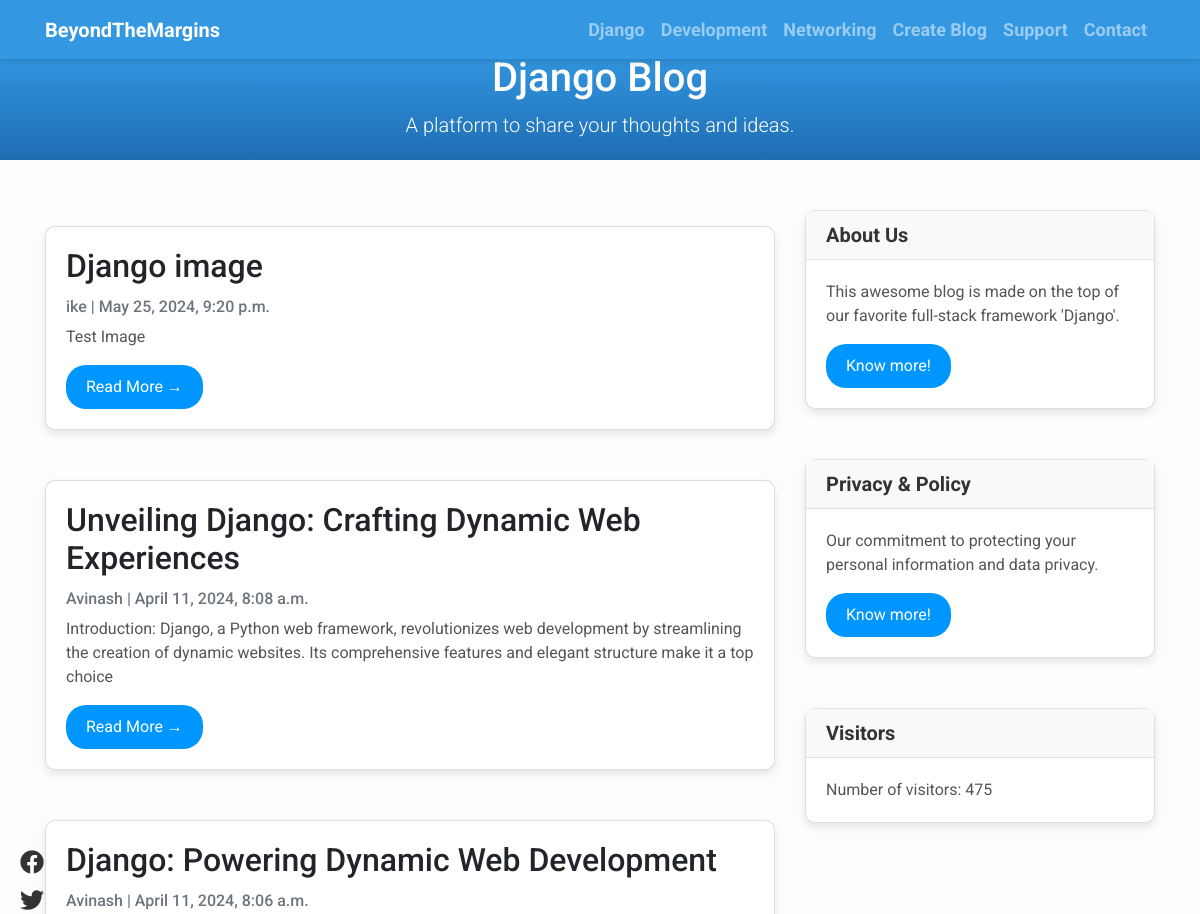
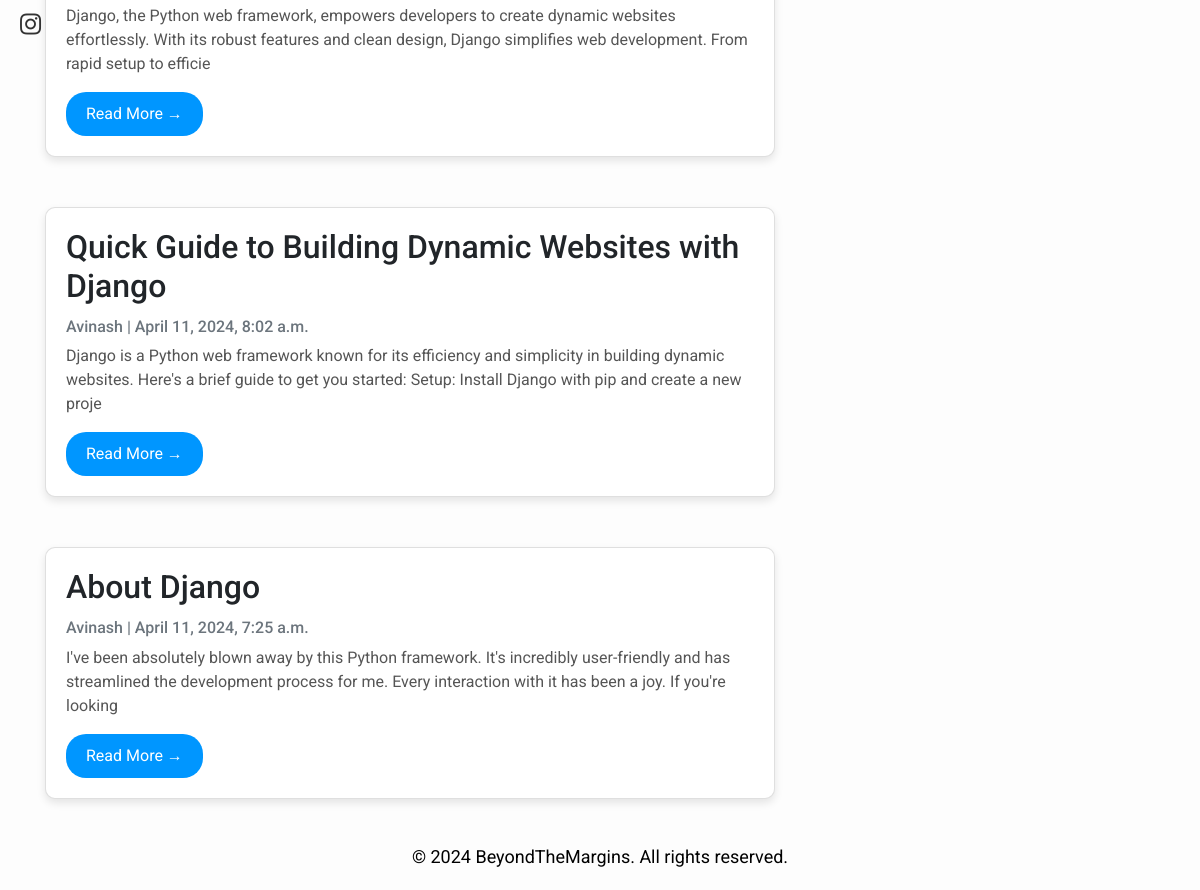
/django/, run on the app's committed database (2 pictures, top to bottom).
### Blog_app/models.py (models this page shows, shortened)
class Django(models.Model):
    title = models.CharField(max_length=200, unique=True)
    slug = models.SlugField(max_length=200, unique=True)
    author = models.ForeignKey(User, on_delete=models.CASCADE, related_name='blog_posts')
    updated_on = models.DateTimeField(auto_now=True)
    content = models.TextField()
    created_on = models.DateTimeField(auto_now_add=True)
    status = models.IntegerField(choices=STATUS, default=0)
    image = models.ImageField(upload_to='images/', blank=True, null=True)
    class Meta:
        ordering = ['-created_on']

class VisitCounter(models.Model):
    count = models.IntegerField(default=0)

### Blog_app/views.py (the view)
# urls.py: path('django/', views.DjangoList.as_view(), name='django'),
class DjangoList(generic.ListView):
    queryset = Django.objects.filter(status=1).order_by('-created_on')
    template_name = 'django.html'
    def get_context_data(self, **kwargs):
        context = super().get_context_data(**kwargs)
        visit_counter, created = VisitCounter.objects.get_or_create()
        if created:
            visit_counter.save()
        visit_counter.count += 1
        visit_counter.save()
        context['visit_counter'] = visit_counter
        return context

### templates/django.html (shortened to what this page needs)
<!DOCTYPE html>
<html lang="en">
<head>
</head>
<body>
    {% extends "base.html" %}
    {% block content %}
    <header class="masthead text-center">
        <div class="container">
            <h1>Django Blog</h1>
            <p class="lead">A platform to share your thoughts and ideas.</p>
        </div>
    </header>
    <div class="container">
        <div class="row">
            <div class="col-md-8 mt-3 left">
                {% for django in django_list %}
                <div class="card mb-4">
                    <div class="card-body">
                        <h2 class="card-title">{{ django.title }}</h2>
                        <p class="card-text text-muted h6">{{ django.author }} | {{ django.created_on}} </p>
                        <p class="card-text">{{django.content|slice:":200" }}</p>
                        <a href="{% url 'django_detail' django.slug  %}" class="btn btn-primary">Read More &rarr;</a>
                    </div>
                </div>
                {% endfor %}
            </div>
            {% block sidebar %} {% include 'sidebar.html' %} {% endblock sidebar %}
        </div>
    </div>
    {%endblock%}

### templates/base.html (shortened to what this page needs)
<!DOCTYPE html>
<html lang="en">
<head>
    <link rel="stylesheet" href="https://maxcdn.bootstrapcdn.com/bootstrap/4.0.0/css/bootstrap.min.css"
 />
</head>
<body>
    <nav class="navbar navbar-expand-lg navbar-dark fixed-top">
        <div class="container">
            <a class="navbar-brand" href="{% url 'home' %}">BeyondTheMargins</a>
            <div class="collapse navbar-collapse" id="navbarNav">
                <ul class="navbar-nav ml-auto">
                    <li class="nav-item">
                        <a class="nav-link" href="{% url 'django' %}">Django</a>
                    </li>
                    <li class="nav-item">
                        <a class="nav-link" href="{% url 'development' %}">Development</a>
                    </li>
                    <li class="nav-item">
                        <a class="nav-link" href="{% url 'networking' %}">Networking</a>
                    </li>
                    <li class="nav-item">
                        <a class="nav-link" href="{% url 'create_post' %}">Create Blog</a>
                    </li>
                    <li class="nav-item">
                        <a class="nav-link" href="{% url 'support' %}">Support</a>
                    </li>
                    <li class="nav-item">
                        <a class="nav-link" href="{% url 'contact' %}">Contact</a>
                    </li>
                </ul>
            </div>
        </div>
    </nav>
    {% block content %}{% endblock content %}
    {% block social %}
    {% include 'social.html' %}
    {% endblock social %}
    <footer class="footer text-center">
        <div class="container">
            <p>&copy; 2024 BeyondTheMargins. All rights reserved.</p>
        </div>
    </footer>
</body>
</html>

### templates/sidebar.html (shortened to what this page needs)
{% block sidebar %}
<div class="col-md-4 float-right">
    <div class="card">
        <h5 class="card-header">About Us</h5>
        <div class="card-body">
            <p class="card-text">This awesome blog is made on the top of our favorite full-stack framework 'Django'.</p>
            <a href="{% url 'about' %}" class="btn btn-primary">Know more!</a>
        </div>
    </div>
    <div class="card">
        <h5 class="card-header">Privacy & Policy</h5>
        <div class="card-body">
            <p class="card-text">Our commitment to protecting your personal information and data privacy.</p>
            <a href="{% url 'privacy' %}" class="btn btn-primary">Know more!</a>
        </div>
    </div>
    <div class="card">
        <h5 class="card-header">Visitors</h5>
        <div class="card-body">
            <p class="card-text">Number of visitors: {{ visit_counter.count }}</p>
        </div>
    </div>
</div>
{% endblock sidebar %}

### templates/social.html (shortened to what this page needs)
{% block social%}
<!DOCTYPE html>
<html lang="en">
  <head>
    <link
      rel="stylesheet"
      href="https://cdnjs.cloudflare.com/ajax/libs/font-awesome/5.15.4/css/all.min.css"
    />
  </head>
  <body>
    <div class="social-icons">
      <a href="#"><i class="fab fa-facebook"></i></a>
      <a href="#"><i class="fab fa-twitter"></i></a>
      <a href="#"><i class="fab fa-instagram"></i></a>
    </div>
  </body>
</html>
{% endblock %}

### templates/base.html (style rules this page uses)
body { font-family: "Roboto", sans-serif; font-size: 16px; background-color: #f8f9fa; }
.navbar { background-color: #3398E1; box-shadow: 0 4px 6px rgba(0, 0, 0, 0.1); }
.navbar-brand { font-weight: bold; color: #fff; }
.navbar-nav .nav-link { color: #fff; font-weight: bold; }
.masthead { background: linear-gradient(to bottom, #3398E1, #1E6DB3); color: #fff; padding: 4px 0; }
.footer { color: #000; padding: 20px 0; }
.footer p { margin-bottom: 0; }

### templates/django.html (style rules this page uses)
body { font-family: "Roboto", sans-serif; font-size: 18px; background-color: #fdfdfd; margin-top: 50px; }
.card { box-shadow: 0 16px 48px #E3E7EB; }

### templates/sidebar.html (style rules this page uses)
.card { box-shadow: 0 4px 8px rgba(0, 0, 0, 0.1); border-radius: 10px; margin-bottom: 20px; margin-top: 50px; }
.card-header { background-color: #f8f9fa; border-bottom: 1px solid #dee2e6; font-weight: bold; color: #333; }
.card-body { padding: 20px; }
.card-text { font-size: 16px; color: #555; }
.btn { background-color: #0096FF; color: #fff; border: none; border-radius: 20px; padding: 10px 20px; font-size: 16px; transition: background-color 0.3s; }

### templates/social.html (style rules this page uses)
.social-icons { position: fixed; left: 20px; top: 50%; transform: translateY(-50%); z-index: 1000; }
.social-icons a { color: #333; margin-bottom: 10px; display: block; text-decoration: none; transition: color 0.3s ease; }
.social-icons a:last-child { margin-bottom: 0; }
.social-icons a i { font-size: 24px; margin-right: 5px; }

### data on the page
Django: title "Django image", author "ike", created_on "May 25, 2024, 9:20 p.m.", content "Test Image"
Django: title "Unveiling Django: Crafting Dynamic Web Experiences", author "Avinash", created_on "April 11, 2024, 8:08 a.m.", content "Introduction: Django, a Python web framework, revolutionizes web development by streamlining the creation of dynamic websites. Its comprehensive features and elegant structure make it a top choice"
Django: title "Django: Powering Dynamic Web Development", author "Avinash", created_on "April 11, 2024, 8:06 a.m.", content "Django, the Python web framework, empowers developers to create dynamic websites effortlessly. With its robust features and clean design, Django simplifies web development. From rapid setup to efficie"
Django: title "Quick Guide to Building Dynamic Websites with Django", author "Avinash", created_on "April 11, 2024, 8:02 a.m.", content "Django is a Python web framework known for its efficiency and simplicity in building dynamic websites. Here's a brief guide to get you started: Setup: Install Django with pip and create a new proje"
Django: title "About Django", author "Avinash", created_on "April 11, 2024, 7:25 a.m.", content "I've been absolutely blown away by this Python framework. It's incredibly user-friendly and has streamlined the development process for me. Every interaction with it has been a joy. If you're looking"
VisitCounter: count "475"
